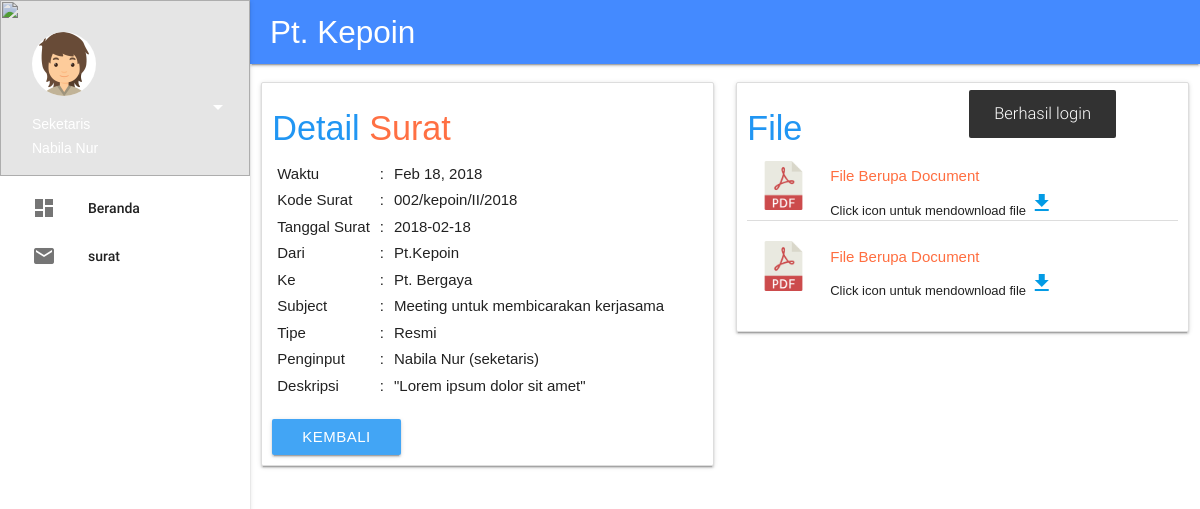
Page /dashboard?menu=surat&detail&id=srt0890636 (signed in) on the committed database.
### tables this page shows
CREATE TABLE `user` (
  `username` varchar(50) NOT NULL,
  `password` varchar(60) NOT NULL,
  `fullname` varchar(50) NOT NULL,
  `level` enum('admin','manager','seketaris','pegawai') NOT NULL,
  `jk` enum('l','p') NOT NULL,
  `no_hp` varchar(15) NOT NULL,
  `email` varchar(50) NOT NULL
);

CREATE TABLE `file_upload` (
  `id` int(11) NOT NULL,
  `id_mail` varchar(10) NOT NULL,
  `nama_file` varchar(50) NOT NULL
);

### halaman.php (the view, shortened to what the rows shown need)
<?php
  require __DIR__.g_folder.'lib'.g_folder.'init.php';
  $run = new controller;
  $user = $run->getUser('user','username',userLogin);
  if ($user->jk == 'l') {
    $photo = asset('asset/img/user1.png');
  }else{
    $photo = asset('asset/img/user2.png');
  }
  $menu = hget('menu');
  $bg = '';
  switch ($menu) {
    case 'surat' :
      $inc = 'inc/surat.php';
    break;
  }
?>
<!DOCTYPE html>
<html>
<head>
  <link rel="stylesheet" type="text/css" href="<?=asset('asset/css/materialize.min.css')?>">
  <link rel="stylesheet" type="text/css" href="<?=asset('asset/css/icon/icon.css')?>">
  <link rel="stylesheet" type="text/css" href="<?=asset('asset/plugin/dataTable/css/jquery.dataTables.min.css')?>">
  <link rel="stylesheet" type="text/css" href="<?=asset('asset/css/animate.min.css')?>">
  <link rel="stylesheet" type="text/css" href="<?=asset('asset/css/style.css')?>">
</head>
<body class="<?=$bg?>">
  <ul class="side-nav dashboard fixed" id="menu">
    <li>
      <div class="userView f-g-b">
        <img src="<?=asset('asset/img/tumb_back-1.jpg')?>" class="background">
        <img src="<?=$photo?>" class="circle white">
        <span class="name white-text"><?=$user->level?></span>
        <span class="email white-text"><?=$user->fullname?></span>
        <a href="javascript:void(0)" class="dropdown-button menu white-text" data-activates="pilihan"><i class="material-icons">arrow_drop_down</i></a>
      </div>
    </li>
  </ul>
  <main>
    <?php include $inc; ?>
  </main>
</body>
</html>

### inc/surat.php (shortened to what the rows shown need)
<?php
  $table    = 'mail';
  $redirect = '?menu=surat';
  $where    = 'id';
  if (!isset($_GET['detail'])) {
  $pacuan = $run->ambil1("mail where time like '".date('Y-m-')."%' order by mail_code desc");
  if (is_null($pacuan)) {
    $kode = 0;
  }else{
    $kode = (int) substr($pacuan->mail_code, 0, 3);
  }
  $kode++;
  if ($kode > 999) {
    $kode = 1;
  }
  $kode1 = str_pad($kode, 3, '0',STR_PAD_LEFT);
  $hasil_kode = $kode1.'/kepoin/'.gantiKata1(date('m'), $blnRomawi).'/'.date('Y');
  if (isset($_POST['simpan'])) {
    $file = $_FILES['file'];
    $kode_surat = 'srt'.randCuy(7);
    $field = array(
      'id'           => $kode_surat,
      'time'         => date('Y-m-d H:i:s'),
      'mail_code'    => $hasil_kode,
      'mail_date'    => antiI(hpost('mail_date')),
      'mail_from'    => antiI(hpost('mail_from')),
      'mail_to'      => antiI(hpost('mail_to')),
      'mail_subject' => antiI(hpost('subject')),
      'description'  => antiI(hpost('description')),
      'id_type'      => antiI(hpost('id_type')),
      'jenis'        => antiI(hpost('jenis')),
      'status'       => 1,
      'username'     => $user->username,
    );
    if (!empty($file)) {
      $flag = 0;
      $lenFile = count($file['name']);
      if ($lenFile > 1) {
        $index = 0;
        foreach ($file['name'] as $r) {
          $ext = getExt($r);
          if (in_array($ext, $extSurat)) {
            if ($file['size'][$index] > 60000000) {
              $flag = 0;
              break;
            }else{
              $flag = 1;
            }
          }else{
            $flag = 0;
            break;
          }
          $index++;
        }
      }else{
        $ext = getExt($file['name'][0]);
        if (in_array($ext, $extSurat)) {
          if ($file['size'][0] > 60000000) {
            $flag = 0;
          }else{
            $flag = 1;
          }
        }else{
          $flag = 0;
        }
      }
      if ($flag == 1) {
        $simpan = $run->simpan($table, $field);
        if ($simpan) {
          $lenFile = count($file['name']);
          if ($lenFile > 1) {
            $index = 0;
            foreach ($file['name'] as $r) {
              $ext = getExt($r);
                $new_name   = 'file-'.randCuy().'.'.$ext;
                $field_file = array(
                  'id_mail'   => $kode_surat,
                  'nama_file' => $new_name,
                );
                move_uploaded_file($file['tmp_name'][$index], 'asset/file/surat/'.$new_name);
                $run->simpan('file_upload',$field_file);
              $index++;
            }
          }else{
            $ext = getExt($file['name'][0]);
            if (in_array($ext, $extSurat)) {
              $new_name   = 'file-'.randCuy().'.'.$ext;
              $field_file = array(
                'id_mail'   => $kode_surat,
                'nama_file' => $new_name,
              );
              move_uploaded_file($file['tmp_name'][0], 'asset/file/surat/'.$new_name);
              $run->simpan('file_upload',$field_file);
            }
          }
          alert('Berhasil di simpan', 'dashboard'.$redirect);
        }else{
          alert('Gagal di simpan', 'dashboard'.$redirect);
        }
      }else{
        alert('Ada Masalah Dengan File yang anda upload', 'dashboard'.$redirect);
      }
    }else{
      alert('File Harus Ada', 'dashboard'.$redirect);
    }
  }
  if (isset($_GET['hapuspermanen'])) {
    $id = antiI(hget('id'));
    $file = $run->tampil("file_upload where id_mail='$id'");
    foreach ($file as $r) {
      unlink('asset/file/surat/'.$r->nama_file);
    }
    if ($run->hapus($table, $where, $id)) {
      $run->hapus('file_upload', 'id_mail', $id);
      alert('Data dihapus permanen', 'dashboard'.$redirect);
    }else{
      alert('Gagal di hapus', 'dashboard'.$redirect);
    }
  }
  if (isset($_GET['hapus'])) {
    $id = antiI(hget('id'));
    if ($run->update($table, ['status' => 0], 'id', $id)) {
      alert('Berhasil di hapus', 'dashboard'.$redirect);
    }else{
      alert('Gagal di hapus', 'dashboard'.$redirect);
    }
  }
?>
<form method="post" enctype="multipart/form-data">
  <div class="row" style="margin-top: 10px;">
    <div class="col s12 l11">
      <h4 class="f-g-m blue-text">Kelola <span class="deep-orange-text text-lighten-1">Surat</span></h4>
      <div class="col s12 m4 ">
        <?php
          $ke       = 'Pt.Kepoin';
          $attrke   = 'readonly';
          $dari     = '';
          $attrdari = '';
          $jns[0]   = '';
          $jns[1]   = '';
          if (isset($_POST['jenis'])) {
            if ($_POST['jenis'] == 'keluar') {
              $jns[0]   = '';
              $jns[1]   = 'selected';
              $dari     = 'Pt.Kepoin';
              $attrdari = 'readonly';
              $ke       = '';
              $attrke   = '';
            }else{
              $jns[0]   = 'selected';
              $jns[1]   = '';
              $dari     = '';
              $attrdari = '';
              $ke       = 'Pt.Kepoin';
              $attrke   = 'readonly';
            }
          }else{
            $dari     = '';
            $attrdari = '';
            $ke       = 'Pt.Kepoin';
            $attrke   = 'readonly';
          }
        ?>
        <div class="input-field">
          <select name="jenis" id="jenis" onchange="submit()">
            <option value="masuk" <?=$jns[0]?>>Masuk</option>
            <option value="keluar" <?=$jns[1]?>>Keluar</option>
          </select>
          <label for="jenis">Jenis</label>
        </div>
        <div class="input-field">
          <input type="text" name="mail_code" id="mail_code" maxlength="50" required value="<?=$hasil_kode?>">
          <label for="mail_code">Kode surat</label>
        </div>
        <div class="input-field">
          <input type="text" name="mail_from" id="mail_from" maxlength="50" required value="<?=$dari?>" <?=$attrdari?>>
          <label for="mail_from">Dari</label>
        </div>
        <div class="input-field">
          <input type="text" name="mail_to" id="mail_to" maxlength="50" required value="<?=$ke?>" <?=$attrke?>>
          <label for="mail_to">Ke</label>
        </div>
      </div>
      <div class="col s12 m4">
        <div class="input-field">
          <input type="text" name="mail_date" id="mail_date" class="datepicker" maxlength="50" required>
          <label for="mail_date">Tanggal Surat</label>
        </div>
        <div class="input-field">
          <input type="text" name="subject" id="subject" maxlength="50" required>
          <label for="subject">Subject</label>
        </div>
        <div class="input-field">
          <select name="id_type" id="id_type">
            <?php
              $tipe = $run->tampil('mail_type');
              foreach ($tipe as $r) {
            ?>
            <option value="<?=$r->id?>"><?=$r->type?></option>
            <?php } ?>
          </select>
          <label for="id_type">Tipe</label>
        </div>
        <div class="input-field">
          <textarea name="description" id="description" class="materialize-textarea"></textarea>
          <label for="description">Deskripsi</label>
        </div>
      </div>
      <div class="col s12 m4">
        <label>Masukan File</label>
        <div class="input-field file-field">
          <div class="btn blue lighten-2 z-depth-0">
            <span>File</span>
            <input type="file" name="file[]" multiple>
          </div>
          <div class="file-path-wrapper">
            <input type="text" class="file-path validate">
          </div>
          <p style="font-size: 12px; margin: 0px; padding: 0px; margin-top: -10px;" class="grey-text text-darken-1">
            File yang di bolehkan :
            <?php
              $ex = '';
              foreach ($extSurat as $r) {
                $ex .= $r.', ';
              }
              $ex = rtrim($ex, ', ');
              echo $ex;
            ?>. Selain file tersebut yang di upload, maka file tidak di upload. Maximum upload 6mb
          </p>
        </div>
      </div>
    </div>
    <div class="col s12 l12">
      <?php if (isset($_GET['edit'])) { ?>
      <button name="update" type="submit" class="btn blue lighten-2 z-depth-0">Update</button>
      <a href="<?=$redirect?>" class="btn blue lighten-2 z-depth-0">Batal edit</a>
      <?php }else{ ?>
      <button name="simpan" type="submit" class="btn blue lighten-2 z-depth-0">Simpan</button>
      <?php } ?>
    </div>
  </div>
</form>
<div class="row">
  <div class="col s12 m11">
    <style>
      .table-ajib th,
      .table-ajib td{
        font-size: 12px;
      }
    </style>
    <table class="striped pake-data-table table-ajib">
      <thead>
        <tr>
          <th>No</th>
          <th>Waktu</th>
          <th>Kode&nbsp;Surat</th>
          <th>Tanggal&nbsp;Surat</th>
          <th>Dari</th>
          <th>Ke</th>
          <th>Subject</th>
          <th width="25%">Aksi</th>
        </tr>
      </thead>
      <tbody>
        <?php
          $a = $run->tampil($table." where status = 1 order by time desc");
          if (!empty($a)) {
            $no = 1;
            foreach ($a as $r) {
        ?>
        <tr>
          <td><?=$no?></td>
          <td><?=date('M d, Y', strtotime($r->time))?></td>
          <td><?=$r->mail_code?></td>
          <td><?=date('M d, Y', strtotime($r->mail_date))?></td>
          <td><?=$r->mail_from?></td>
          <td><?=$r->mail_to?></td>
          <td><?=$r->mail_subject?></td>
          <td>
            <a href="<?=$redirect?>&detail&id=<?=$r->id?>" class="btn z-depth-0 blue lighten-1">Detail</a>
            <a href="<?=$redirect?>&hapus&id=<?=$r->id?>" class="btn z-depth-0 red lighten-1" onclick="return confirm('Hapus Data tersebut?')">Hapus</a>
          </td>
        </tr>
        <?php
              $no++;
            }
          }else{
            echo '<tr> <td colspan="8" class="center-align">Tidak ada data</td> </tr>';
          }
        ?>
      </tbody>
    </table>
  </div>
</div>
<?php
  }else{
    $id = antiI(hget('id'));
    $cokot = $run->ambil('qw_'.$table,$where, $id);
      if (!empty($cokot)) {
?>
<div class="row" style="margin-top: 10px;">
  <div class="col s12 m6 l6">
    <div class="card f-g-l">
      <?php
        $b = $run->tampil("file_upload where id_mail='$id'");
        foreach ($b as $r) {
          if (in_array(getExt($r->nama_file), $gambar)) {
            if (getExt($r->nama_file) == 'jpg' ||
                getExt($r->nama_file) == 'jpeg') {
              $poto = asset('asset/img/file-jpg.png');
            }else if(getExt($r->nama_file) == 'png'){
              $poto = asset('asset/img/file-png.png');
            }else{
              $poto = asset('asset/img/file-svg.png');
            }
            $text = 'File Berupa Gambar';
          }else{
            if (getExt($r->nama_file) == 'pdf') {
              $poto = asset('asset/img/file-pdf.png');
            }else{
              $poto = asset('asset/img/file-doc.png');
            }
            $text = 'File Berupa Document';
          }
      ?>
      <div class="row f-g-b pake-border-bottom">
        <div class="col s2">
          <img src="<?=$poto?>" class="responsive-img">
        </div>
        <div class="col s10">
          <h6 class="f-g-m deep-orange-text text-accent-2"><?=$text?></h6>
          <p style="font-size: 13px; padding: 0px ;margin:0px;">Click icon untuk mendownload file <a href="<?=asset('asset/file/surat/'.$r->nama_file)?>" class="" download title="download"><i class="material-icons">file_download</i></a></p>
        </div>
      </div>
      <?php } ?>
    </div>
  </div>
</div>
<?php
    }else{
      showError();
    }
  }
?>

### rows in the picture
user: level "Seketaris", fullname "Nabila Nur"
file_upload: nama_file "File Berupa Document"
file_upload: nama_file "File Berupa Document"

### other values in the picture
waktu1($cokot->time) "Feb 18, 2018"
$cokot->mail_code "002/kepoin/II/2018"
$cokot->mail_date "2018-02-18"
$cokot->mail_from "Pt.Kepoin"
$cokot->mail_to "Pt. Bergaya"
$cokot->mail_subject "Meeting untuk membicarakan kerjasama"
$cokot->type "Resmi"
$cokot->fullname "Nabila Nur"
$cokot->username "seketaris"
$cokot->description "Lorem ipsum dolor sit amet"
